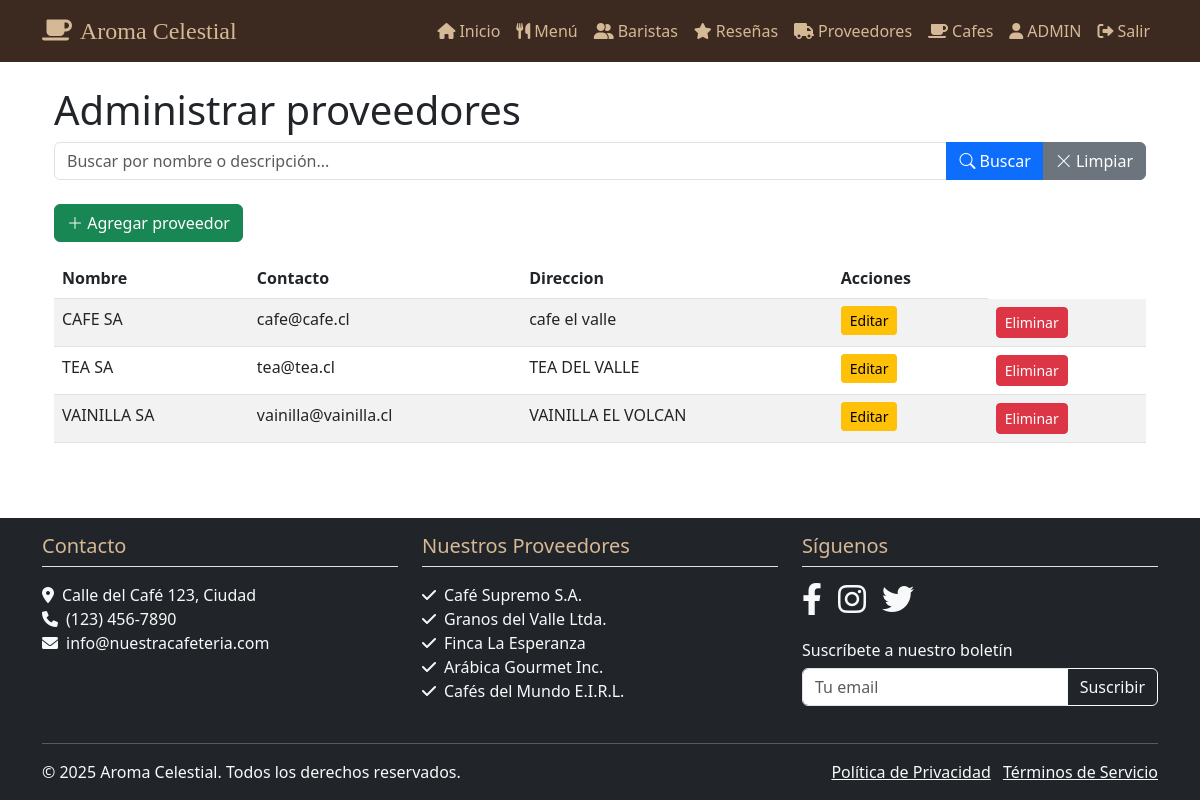
/admin_proveedor/ (signed in), run on the app's committed database.
### miapp/models.py (models this page shows, shortened)
class Proveedor(models.Model):
    id = models.AutoField(primary_key=True)
    nombre = models.CharField(max_length=100)
    contacto = models.CharField(max_length=100)
    direccion = models.CharField(max_length=100)

### miapp/views.py (the view, shortened to what this page needs)
# urls.py: path('admin_proveedor/', views.ProveedorAdminView.as_view(), name='proveedor_admin'),
class ProveedorAdminView(PermissionProtectedTemplateView):
    template_name = 'admin_proveedores.html'
    group_required = 'Administrador'
    permission_required = 'cafeteria.can_edit_menu'
    model = Proveedor
    form_class = ProveedorForm
    context_object_name = 'proveedores'
    paginate_by = 10
    search_fields = ['nombre']  # Campos para buscar
    def get_context_data(self, **kwargs):
        context = super().get_context_data(**kwargs)
        search_query = self.request.GET.get('q', '')
        if search_query:
            q_objects = Q()
            for field in self.search_fields:
                q_objects |= Q(**{f"{field}__icontains": search_query})
            proveedores_list = self.model.objects.filter(q_objects).order_by('nombre')
        else:
            proveedores_list = self.model.objects.all().order_by('nombre')
        paginator = Paginator(proveedores_list, self.paginate_by)
        page_number = self.request.GET.get('page')
        page_obj = paginator.get_page(page_number)
        context['proveedores'] = page_obj  # En lugar de cafes_list
        context['search_query'] = search_query
        context['form'] = self.form_class()
        proveedor_id = self.kwargs.get('id')
        if proveedor_id:
            context['proveedor'] = get_object_or_404(self.model, id=proveedor_id)
            context['form'] = self.form_class(instance=context['proveedor'])
        return context

### miapp/forms.py
class ProveedorForm(forms.ModelForm):
    class Meta:
        model = Proveedor
        fields = ['nombre', 'contacto', 'direccion']
        labels = {
            'nombre': 'Nombre',
            'contacto': 'Contacto',
            'direccion': 'Direccion',
        }
        widgets = {
            'contacto': forms.EmailInput(attrs={'class': 'form-control'}),
            'direccion': forms.TextInput(attrs={'class': 'form-control'}),
            'nombre': forms.TextInput(attrs={'class': 'form-control'}),
        }

### miapp/templatetags/user_tags.py (called while the page is built)
@register.filter(name='has_group')
def has_group(user, group_name):
    return user.groups.filter(name=group_name).exists()

### miapp/templates/admin_proveedores.html (shortened to what this page needs)
{% extends 'base.html' %}
{% block content %}
<div class="container mt-4">
  <h1>Administrar proveedores</h1>
  <form method="get" class="mb-4">
    <div class="input-group">
      <input
        type="text"
        name="q"
        class="form-control"
        placeholder="Buscar por nombre o descripción..."
        value="{{ search_query }}"
      >
      <button type="submit" class="btn btn-primary">
        <i class="bi bi-search"></i> Buscar
      </button>
      <a href="{% url 'proveedor_admin' %}" class="btn btn-secondary">
        <i class="bi bi-x-lg"></i> Limpiar
      </a>
    </div>
  </form>
  <button
    type="button"
    class="btn btn-success mb-3"
    data-bs-toggle="modal"
    data-bs-target="#proveedoresModal"
  >
    <i class="bi bi-plus-lg"></i> Agregar proveedor
  </button>
 <table class="table table-striped">
    <thead>
      <tr>
        <th>Nombre</th>
        <th>Contacto</th>
        <th>Direccion</th>
        <th>Acciones</th>
      </tr>
    </thead>
    <tbody>
      {% for proveedor in proveedores %}
        <tr>
          <td>{{ proveedor.nombre }}</td>
          <td>{{ proveedor.contacto }}</td>
          <td>{{ proveedor.direccion }}</td>
          <td>
            <a
              href="{% url 'proveedor_admin' proveedor.id %}"
              class="btn btn-warning btn-sm"
              style="display: inline;"
            > Editar
            </a>
            </td>
            <td>
              <button
                type="button"
                class="btn btn-danger btn-sm inline"
                onclick="abrirModalEliminar({{ proveedor.id }} , '{{ proveedor.nombre }}')"
              > Eliminar
              </button>
          </td>
        </tr>
      {% empty %}
        <tr>
          <td colspan="5">No se encontraron proveedores{% if search_query %} para "{{ search_query }}"{% endif %}.</td>
        </tr>
      {% endfor %}
    </tbody>
  </table>
</div>
{% endblock %}

### data on the page
Proveedor: nombre "CAFE SA", contacto "cafe@cafe.cl", direccion "cafe el valle"
Proveedor: nombre "TEA SA", contacto "tea@tea.cl", direccion "TEA DEL VALLE"
Proveedor: nombre "VAINILLA SA", contacto "vainilla@vainilla.cl", direccion "VAINILLA EL VOLCAN"
